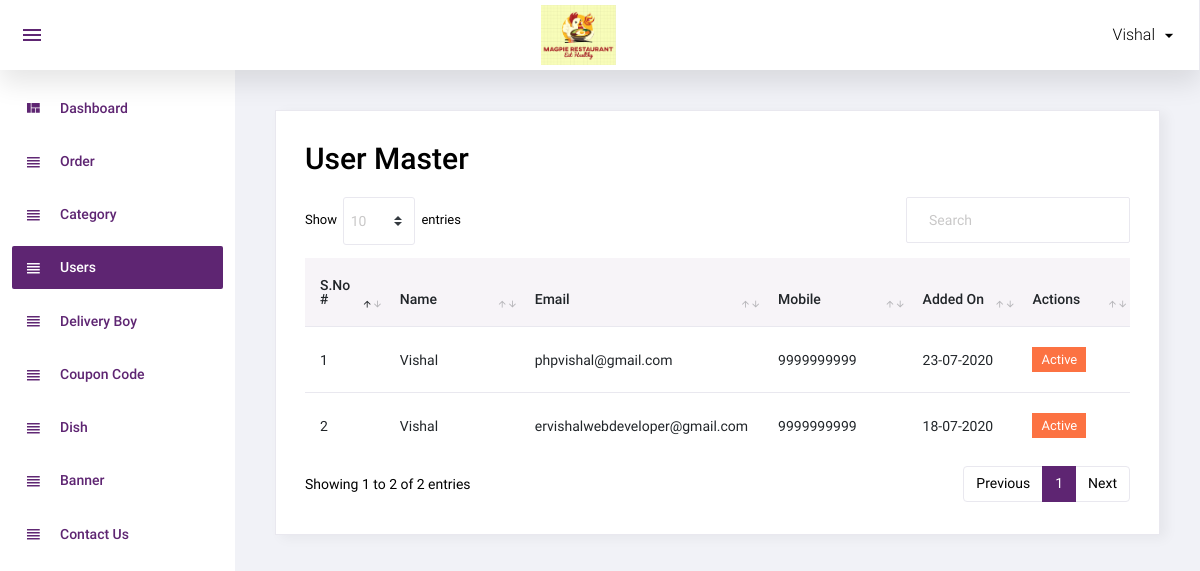
The app's page /admin/user.php (signed in) with its own data.
### tables this page shows
CREATE TABLE `user` (
  `id` int(11) NOT NULL,
  `name` varchar(50) NOT NULL,
  `email` varchar(50) NOT NULL,
  `mobile` varchar(15) NOT NULL,
  `password` varchar(100) NOT NULL,
  `status` int(11) NOT NULL,
  `email_verify` int(11) NOT NULL,
  `rand_str` varchar(20) NOT NULL,
  `referral_code` varchar(20) NOT NULL,
  `from_referral_code` varchar(20) NOT NULL,
  `added_on` datetime NOT NULL
);

### admin/user.php (the view, shortened to what this page needs)
<?php
include('top.php');
$sql = "select * from user order by id desc";
$res = mysqli_query($con, $sql);
?>
<div class="card">
	<div class="card-body">
		<h1 class="grid_title">User Master</h1>
		<div class="row grid_box">
			<div class="col-12">
				<div class="table-responsive">
					<table id="order-listing" class="table">
						<thead>
							<tr>
								<th width="10%">S.No #</th>
								<th width="20%">Name</th>
								<th width="20%">Email</th>
								<th width="20%">Mobile</th>
								<th width="15%">Added On</th>
								<th width="15%">Actions</th>
							</tr>
						</thead>
						<tbody>
							<?php if (mysqli_num_rows($res) > 0) {
								$i = 1;
								while ($row = mysqli_fetch_assoc($res)) {
							?>
									<tr>
										<td><?php echo $i ?></td>
										<td><?php echo $row['name'] ?></td>
										<td><?php echo $row['email'] ?></td>
										<td><?php echo $row['mobile'] ?></td>
										<td>
											<?php
											$dateStr = strtotime($row['added_on']);
											echo date('d-m-Y', $dateStr);
											?>
										</td>
										<td>
											<?php
											if ($row['status'] == 1) {
											?>
												<a href="?id=<?php echo $row['id'] ?>&type=deactive"><label class="badge badge-danger hand_cursor">Active</label></a>
											<?php
											} else {
											?>
												<a href="?id=<?php echo $row['id'] ?>&type=active"><label class="badge badge-info hand_cursor">Deactive</label></a>
											<?php
											}
											?>
										</td>
									</tr>
								<?php
									$i++;
								}
							} else { ?>
								<tr>
									<td colspan="5">No data found</td>
								</tr>
							<?php } ?>
						</tbody>
					</table>
				</div>
			</div>
		</div>
	</div>
</div>
<?php include('footer.php'); ?>

### records on screen
user: name "Vishal", email "phpvishal@gmail.com", mobile "9999999999", added_on "23-07-2020"
user: name "Vishal", email "ervishalwebdeveloper@gmail.com", mobile "9999999999", added_on "18-07-2020"

### other values on screen
$_SESSION['ADMIN_USER'] "Vishal"
